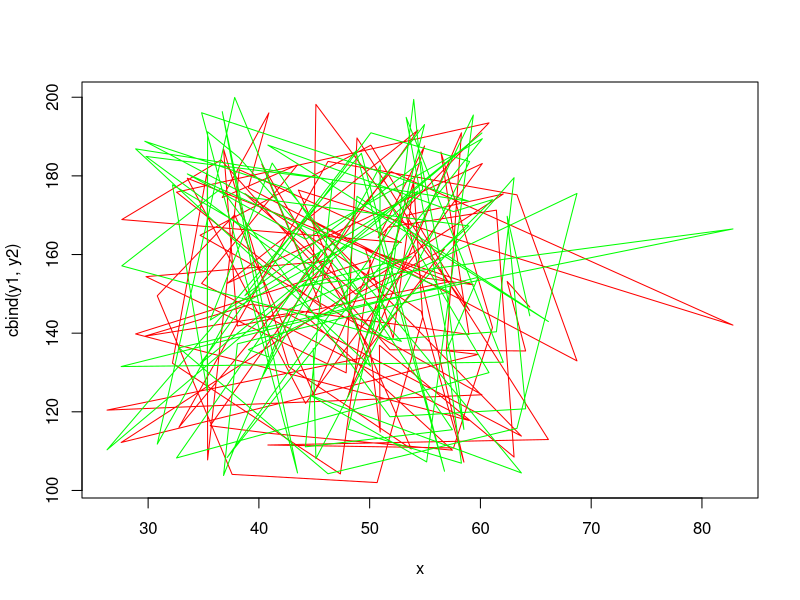
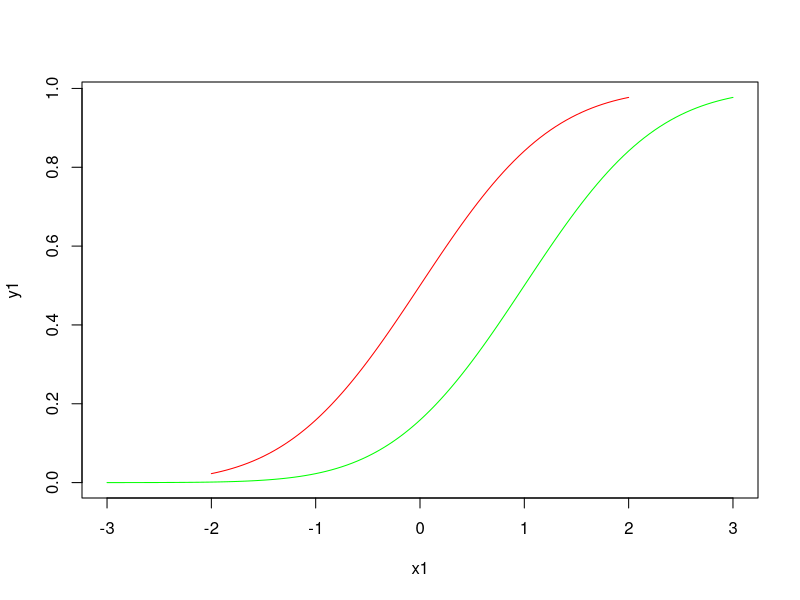
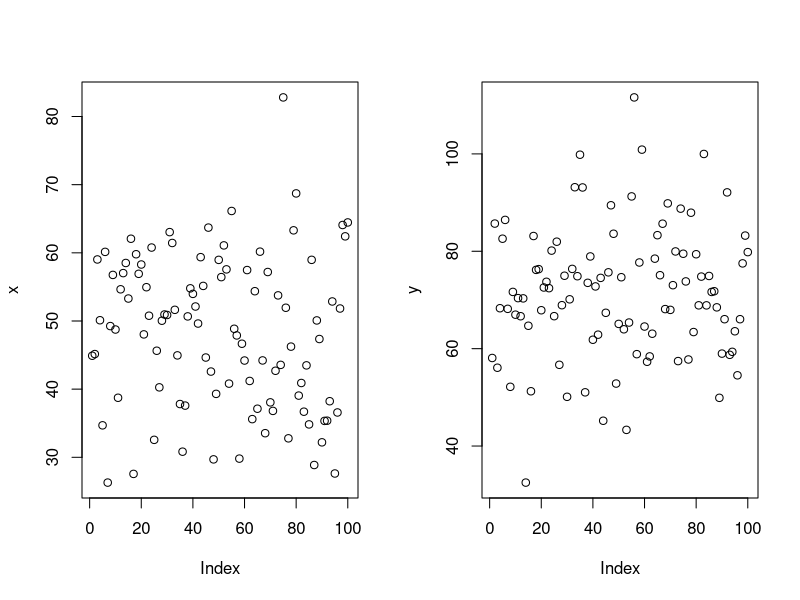
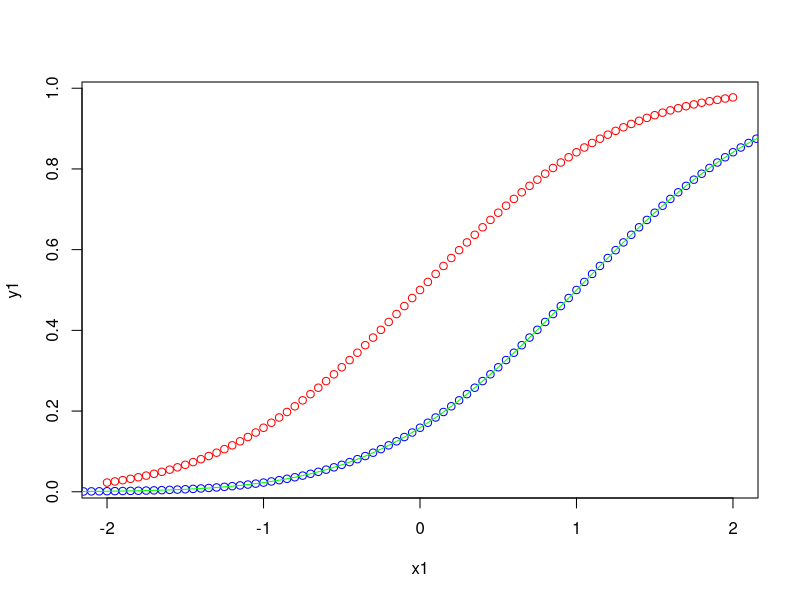

Recreate these plots in R, in order. (Note: this script raises an error after producing the figures.)
#Multiple Plots
#https://stackoverflow.com/questions/2564258/plot-two-graphs-in-same-plot-in-r

x= rnorm(100, 50,10)
y= rnorm(100, 70, 15)
x1= runif(100, 50,100)
x2= runif(100, 70, 120)
y1 = runif(100, 100,200)
y2 = runif(100, 100,200)


#plot
#plot(first thing to plot)
#plot(Second thing to plotm, add=T)


#same x coord
matplot(x, cbind(y1,y2),type="l",col=c("red","green"),lty=c(1,1))


#Diff x coordinates
x1  <- seq(-2, 2, 0.05)
x2  <- seq(-3, 3, 0.05)
y1 <- pnorm(x1)
y2 <- pnorm(x2,1,1)

plot(x1,y1,ylim=range(c(y1,y2)),xlim=range(c(x1,x2)), type="l",col="red")
lines(x2,y2,col="green")


#next to each other
par(mfrow=c(1,2))
plot(x)
plot(y) 
par(mfrow=c(1,1))


#
plot(x1, y1,col='red')
points(x2,y2,col='blue')
lines(x2,y2,col='green')


#----
kx = matrix( c(21,50,80,41), nrow=2 )
x
y = matrix( c(1,2,1,2), nrow=2 )
y
plot(x, y, col=c("red","blue"))

#ggplot
require(ggplot2)
df= data.frame(x, y1,y2)

ggplot(df, aes(x,y1)) +                    # basic graphical object
  geom_line(colour="red")   # first layer

ggplot(df, aes(x)) +                    # basic graphical object
  geom_line(aes(y=y1), colour="red") +  # first layer
  geom_line(aes(y=y2), colour="green")  # second layer
